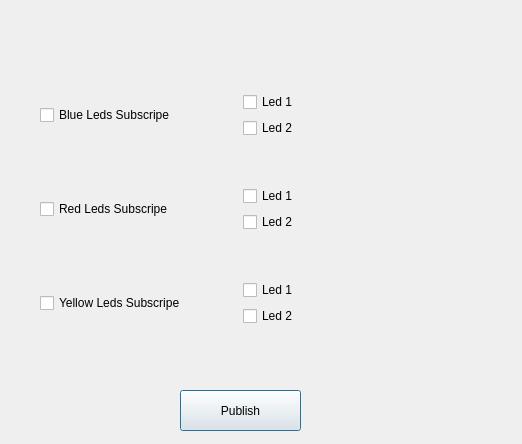
<?xml version="1.0" encoding="UTF-8"?>
<ui version="4.0">
 <class>SmartHome_leds</class>
 <widget class="QDialog" name="SmartHome_leds">
  <property name="geometry">
   <rect>
    <x>0</x>
    <y>0</y>
    <width>522</width>
    <height>444</height>
   </rect>
  </property>
  <property name="windowTitle">
   <string>Control Leds</string>
  </property>
  <widget class="QPushButton" name="pushButton">
   <property name="geometry">
    <rect>
     <x>180</x>
     <y>390</y>
     <width>121</width>
     <height>41</height>
    </rect>
   </property>
   <property name="text">
    <string>Publish</string>
   </property>
  </widget>
  <widget class="QWidget" name="">
   <property name="geometry">
    <rect>
     <x>40</x>
     <y>50</y>
     <width>399</width>
     <height>321</height>
    </rect>
   </property>
   <layout class="QVBoxLayout" name="verticalLayout_4">
    <item>
     <layout class="QHBoxLayout" name="horizontalLayout">
      <item>
       <widget class="QCheckBox" name="cb_blue_led">
        <property name="text">
         <string>Blue Leds Subscripe</string>
        </property>
       </widget>
      </item>
      <item>
       <layout class="QVBoxLayout" name="verticalLayout">
        <item>
         <widget class="QCheckBox" name="cb_blue_led_1">
          <property name="text">
           <string>Led 1</string>
          </property>
         </widget>
        </item>
        <item>
         <widget class="QCheckBox" name="cb_blue_led_2">
          <property name="text">
           <string>Led 2</string>
          </property>
         </widget>
        </item>
       </layout>
      </item>
     </layout>
    </item>
    <item>
     <layout class="QHBoxLayout" name="horizontalLayout_2">
      <item>
       <widget class="QCheckBox" name="cb_red_led">
        <property name="text">
         <string>Red Leds Subscripe</string>
        </property>
       </widget>
      </item>
      <item>
       <layout class="QVBoxLayout" name="verticalLayout_2">
        <item>
         <widget class="QCheckBox" name="cb_red_led_1">
          <property name="text">
           <string>Led 1</string>
          </property>
         </widget>
        </item>
        <item>
         <widget class="QCheckBox" name="cb_red_led_2">
          <property name="text">
           <string>Led 2</string>
          </property>
         </widget>
        </item>
       </layout>
      </item>
     </layout>
    </item>
    <item>
     <layout class="QHBoxLayout" name="horizontalLayout_3">
      <item>
       <widget class="QCheckBox" name="cb_ylw_led">
        <property name="text">
         <string>Yellow Leds Subscripe</string>
        </property>
       </widget>
      </item>
      <item>
       <layout class="QVBoxLayout" name="verticalLayout_3">
        <item>
         <widget class="QCheckBox" name="cb_ylw_led_1">
          <property name="text">
           <string>Led 1</string>
          </property>
         </widget>
        </item>
        <item>
         <widget class="QCheckBox" name="cb_ylw_led_2">
          <property name="text">
           <string>Led 2</string>
          </property>
         </widget>
        </item>
       </layout>
      </item>
     </layout>
    </item>
   </layout>
  </widget>
 </widget>
 <resources/>
 <connections/>
</ui>
